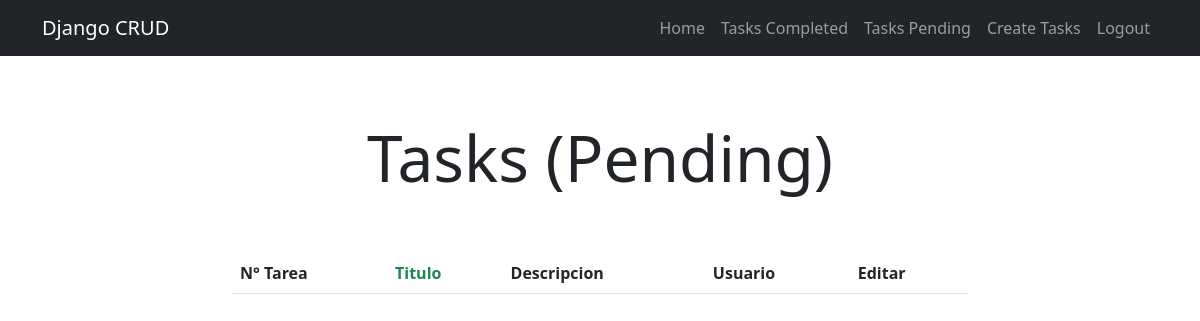
Page /tasks/ (signed in) on the earlier database version.
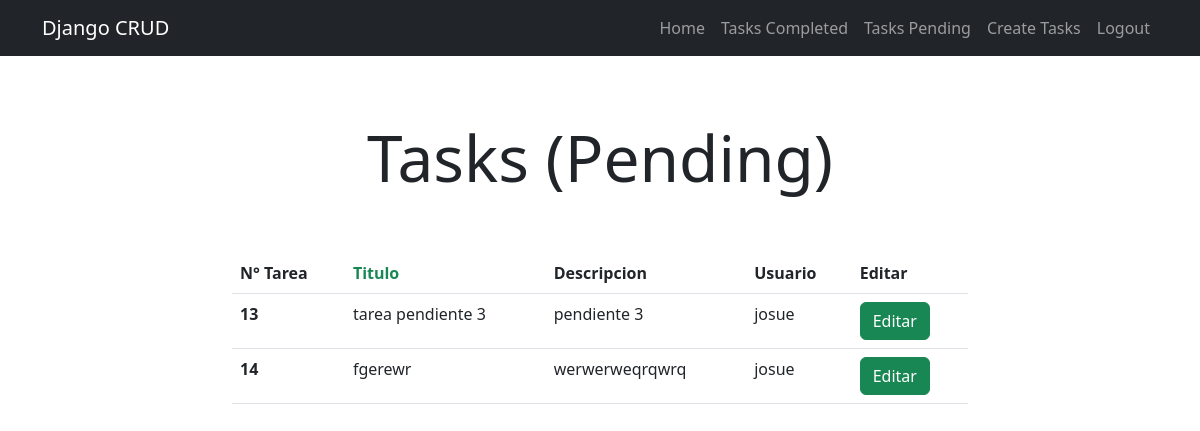
Same page on the later database version.
### tasks/models.py (models this page shows, shortened)
class Tasks(models.Model):
    title = models.CharField(max_length=200)
    description = models.TextField(blank=True)
    created = models.DateTimeField(auto_now_add=True)
    datecompleted = models.DateTimeField(null=True, blank=True)
    important = models.BooleanField(default=False)
    user = models.ForeignKey(User, on_delete=models.CASCADE)

### tasks/views.py (the view)
# urls.py: path('' ,include('tasks.urls'))
@login_required
def tasks(request):
    tasks = Tasks.objects.filter(user=request.user, datecompleted__isnull=True)
    return render(request, 'tasks.html', {
        'tasks': tasks,
        'tag' : 'Pending'
    })

### tasks/templates/tasks.html (shortened to what this page needs)
{% extends 'base.html' %}
{% block content %}
<main class="container">
    <div class="row">
        <div class="col-md-8 offset-md-2">
            <h1 class="text-center display-3 py-5">Tasks ({{ tag }})</h1>
            <table class="table">
                <thead>
                  <tr>
                    <th scope="col">N° Tarea</th>
                    <th scope="col" class="fw-bold text-success">Titulo</th>
                    <th scope="col">Descripcion</th>
                    <th scope="col">Usuario</th>
                    <th scope="col">Editar</th>
                  </tr>
                </thead>
                {% for task in tasks %}
                <tbody>
                  <tr>
                    <th scope="row"> {{task.id}} </th>
                    <td>{{task.title}}</td>
                    <td>{{ task.description }}</td>
                    <td>{{ task.user.username }}</td>
                    <td>
                        <a href="{% url 'task_detail' task.id %}">
                            <button class="btn btn-success" >Editar</button>
                        </a>
                    </td>
                  </tr>
                </tbody>
                {% endfor %}
              </table>
        </div>
    </div>
</main>
{% endblock %}

Differences in the rows shown:
added Tasks: id "13", title "tarea pendiente 3", description "pendiente 3", user.username "josue"
added Tasks: id "14", title "fgerewr", description "werwerweqrqwrq", user.username "josue"
